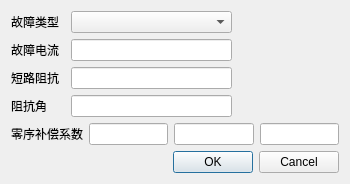
<?xml version="1.0" encoding="UTF-8"?>
<ui version="4.0">
 <class>ValueCalc_1208</class>
 <widget class="QDialog" name="ValueCalc_1208">
  <property name="geometry">
   <rect>
    <x>0</x>
    <y>0</y>
    <width>350</width>
    <height>181</height>
   </rect>
  </property>
  <property name="windowTitle">
   <string>Dialog</string>
  </property>
  <layout class="QVBoxLayout" name="verticalLayout">
   <item>
    <layout class="QHBoxLayout" name="horizontalLayout" stretch="1,3,2">
     <item>
      <widget class="QLabel" name="label">
       <property name="text">
        <string>故障类型</string>
       </property>
      </widget>
     </item>
     <item>
      <widget class="QComboBox" name="comboBox"/>
     </item>
     <item>
      <spacer name="horizontalSpacer_4">
       <property name="orientation">
        <enum>Qt::Horizontal</enum>
       </property>
       <property name="sizeHint" stdset="0">
        <size>
         <width>40</width>
         <height>20</height>
        </size>
       </property>
      </spacer>
     </item>
    </layout>
   </item>
   <item>
    <layout class="QHBoxLayout" name="horizontalLayout_2" stretch="1,3,2">
     <item>
      <widget class="QLabel" name="label_2">
       <property name="text">
        <string>故障电流</string>
       </property>
      </widget>
     </item>
     <item>
      <widget class="QLineEdit" name="lineEdit_dianliu"/>
     </item>
     <item>
      <spacer name="horizontalSpacer">
       <property name="orientation">
        <enum>Qt::Horizontal</enum>
       </property>
       <property name="sizeHint" stdset="0">
        <size>
         <width>40</width>
         <height>20</height>
        </size>
       </property>
      </spacer>
     </item>
    </layout>
   </item>
   <item>
    <layout class="QHBoxLayout" name="horizontalLayout_3" stretch="1,3,2">
     <item>
      <widget class="QLabel" name="label_3">
       <property name="text">
        <string>短路阻抗</string>
       </property>
      </widget>
     </item>
     <item>
      <widget class="QLineEdit" name="lineEdit_zukang"/>
     </item>
     <item>
      <spacer name="horizontalSpacer_2">
       <property name="orientation">
        <enum>Qt::Horizontal</enum>
       </property>
       <property name="sizeHint" stdset="0">
        <size>
         <width>40</width>
         <height>20</height>
        </size>
       </property>
      </spacer>
     </item>
    </layout>
   </item>
   <item>
    <layout class="QHBoxLayout" name="horizontalLayout_4" stretch="1,3,2">
     <item>
      <widget class="QLabel" name="label_4">
       <property name="text">
        <string>阻抗角</string>
       </property>
      </widget>
     </item>
     <item>
      <widget class="QLineEdit" name="lineEdit_zukangjiao"/>
     </item>
     <item>
      <spacer name="horizontalSpacer_3">
       <property name="orientation">
        <enum>Qt::Horizontal</enum>
       </property>
       <property name="sizeHint" stdset="0">
        <size>
         <width>40</width>
         <height>20</height>
        </size>
       </property>
      </spacer>
     </item>
    </layout>
   </item>
   <item>
    <layout class="QHBoxLayout" name="horizontalLayout_5">
     <item>
      <widget class="QLabel" name="label_5">
       <property name="text">
        <string>零序补偿系数</string>
       </property>
      </widget>
     </item>
     <item>
      <widget class="QLineEdit" name="lineEdit_k1"/>
     </item>
     <item>
      <widget class="QLineEdit" name="lineEdit_k2"/>
     </item>
     <item>
      <widget class="QLineEdit" name="lineEdit_k3"/>
     </item>
    </layout>
   </item>
   <item>
    <widget class="QDialogButtonBox" name="buttonBox">
     <property name="orientation">
      <enum>Qt::Horizontal</enum>
     </property>
     <property name="standardButtons">
      <set>QDialogButtonBox::Cancel|QDialogButtonBox::Ok</set>
     </property>
    </widget>
   </item>
  </layout>
 </widget>
 <resources/>
 <connections>
  <connection>
   <sender>buttonBox</sender>
   <signal>accepted()</signal>
   <receiver>ValueCalc_1208</receiver>
   <slot>accept()</slot>
   <hints>
    <hint type="sourcelabel">
     <x>248</x>
     <y>254</y>
    </hint>
    <hint type="destinationlabel">
     <x>157</x>
     <y>274</y>
    </hint>
   </hints>
  </connection>
  <connection>
   <sender>buttonBox</sender>
   <signal>rejected()</signal>
   <receiver>ValueCalc_1208</receiver>
   <slot>reject()</slot>
   <hints>
    <hint type="sourcelabel">
     <x>316</x>
     <y>260</y>
    </hint>
    <hint type="destinationlabel">
     <x>286</x>
     <y>274</y>
    </hint>
   </hints>
  </connection>
 </connections>
</ui>
